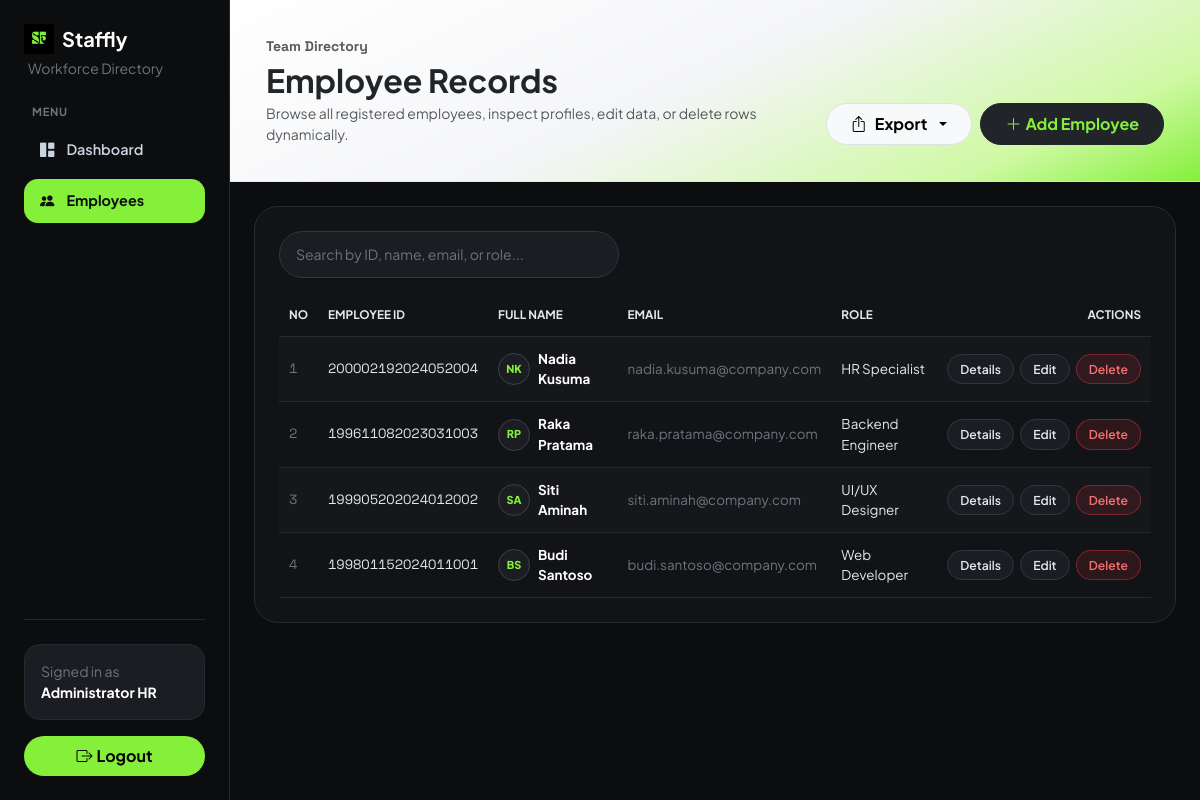
The page /pegawai/index.php (signed in) on the database its author committed.
### tables this page shows
CREATE TABLE employees (
    id INT AUTO_INCREMENT PRIMARY KEY,
    nip VARCHAR(30) UNIQUE NOT NULL,
    nama VARCHAR(100) NOT NULL,
    email VARCHAR(100) NOT NULL,
    jabatan VARCHAR(80) NOT NULL,
    no_telepon VARCHAR(20) NULL,
    foto VARCHAR(255) NULL,
    created_at TIMESTAMP DEFAULT CURRENT_TIMESTAMP
);

### config/koneksi.php (called while the page is built, shortened)
<?php
function e(?string $value): string
{
    return htmlspecialchars($value ?? '', ENT_QUOTES, 'UTF-8');
}
function getInitials(string $fullName): string
{
    $parts = preg_split('/\s+/', trim($fullName)) ?: [];
    $initials = '';
    foreach (array_slice($parts, 0, 2) as $part) {
        $initials .= strtoupper(substr($part, 0, 1));
    }
    return $initials ?: 'ST';
}

### pegawai/index.php (the view, shortened to what this page needs)
<?php
require_once '../config/koneksi.php';
$employees = $pdo->query("SELECT * FROM employees ORDER BY id DESC")->fetchAll();
?>
<!doctype html>
<html lang="en">
<head>
    <link href="https://cdn.jsdelivr.net/npm/bootstrap@5.3.3/dist/css/bootstrap.min.css" rel="stylesheet">
    <link href="https://cdn.jsdelivr.net/npm/bootstrap-icons@1.11.3/font/bootstrap-icons.min.css" rel="stylesheet">
    <link rel="stylesheet" href="../assets/css/style.css?v=7">
</head>
<body>
    <div class="staffly-shell">
        <aside class="staffly-sidebar offcanvas-lg offcanvas-start text-white" tabindex="-1" id="stafflySidebar" aria-labelledby="stafflySidebarLabel">
            <div class="offcanvas-body d-flex flex-column justify-content-between h-100 p-4">
                <div>
                    <a href="../dashboard.php" class="d-none d-lg-flex align-items-center gap-2 text-white text-decoration-none fw-bold fs-5 mb-1">
                        <img src="../assets/images/logo.png" alt="Staffly Logo" class="staffly-logo">
                        <span>Staffly</span>
                    </a>
                    <p class="d-none d-lg-block small text-secondary mb-4 ps-1">Workforce Directory</p>
                    <div class="small text-uppercase fw-bold text-secondary mb-2 px-2" style="font-size: 0.7rem; letter-spacing: 0.06em;">
                        Menu
                    </div>
                    <nav class="d-flex flex-column gap-2">
                        <a href="../dashboard.php" class="sidebar-menu-link">
                            <i class="bi bi-grid-1x2-fill"></i>
                            <span>Dashboard</span>
                        </a>
                        <a href="./index.php" class="sidebar-menu-link active">
                            <i class="bi bi-people-fill"></i>
                            <span>Employees</span>
                        </a>
                    </nav>
                </div>
                <div class="pt-4 border-top border-secondary border-opacity-25">
                    <div class="p-3 rounded-4 mb-3" style="background-color: var(--brand-card); border: 1px solid var(--brand-border);">
                        <div class="small text-secondary">Signed in as</div>
                        <div class="small fw-bold text-white text-truncate">
                            <?= e($_SESSION['nama_lengkap'] ?? 'HR Administrator') ?>
                        </div>
                    </div>
                    <a href="../logout.php" class="btn btn-neon w-100 py-2 text-decoration-none">
                        <i class="bi bi-box-arrow-right me-1"></i>Logout
                    </a>
                </div>
            </div>
        </aside>
        <div class="staffly-main-area">
            <section class="page-hero-banner px-3 px-lg-4">
                <div class="container-fluid" style="max-width: 1140px;">
                    <div class="d-flex flex-column flex-sm-row justify-content-between align-items-sm-end gap-3">
                        <div>
                            <span class="small font-mono-tabular fw-bold text-dark opacity-75 d-block mb-1">Team Directory</span>
                            <h1 class="h2 fw-bold text-dark mb-1">Employee Records</h1>
                            <p class="small text-dark opacity-75 mb-0">
                                Browse all registered employees, inspect profiles, edit data, or delete rows dynamically.
                            </p>
                        </div>
                        <div class="d-flex gap-2 flex-shrink-0">
                            <div class="dropdown">
                                <button class="btn btn-light rounded-pill px-4 py-2 small fw-bold border d-flex align-items-center gap-2 dropdown-toggle"
                                        type="button" data-bs-toggle="dropdown" aria-expanded="false">
                                    <i class="bi bi-box-arrow-up"></i> Export
                                </button>
                            </div>
                            <a href="./tambah.php" class="btn btn-dark rounded-pill px-4 py-2 text-decoration-none small fw-bold" style="color: #84f03a;">
                                <i class="bi bi-plus-lg me-1"></i>Add Employee
                            </a>
                        </div>
                    </div>
                </div>
            </section>
            <main class="container-fluid px-3 px-lg-4 py-4 flex-grow-1" style="max-width: 1140px;">
                <div class="staffly-panel p-3 p-lg-4">
                    <div class="mb-3" style="max-width: 340px;">
                        <input type="search" id="searchEmployee" class="form-control staffly-input rounded-pill" placeholder="Search by ID, name, email, or role...">
                    </div>
                    <div class="table-responsive">
                        <table class="table staffly-table table-striped table-hover align-middle mb-0">
                            <thead>
                                <tr class="small text-secondary text-uppercase">
                                    <th>No</th>
                                    <th>Employee ID</th>
                                    <th>Full Name</th>
                                    <th>Email</th>
                                    <th>Role</th>
                                    <th class="text-end">Actions</th>
                                </tr>
                            </thead>
                            <tbody id="employeeTableBody">
                                <?php if (empty($employees)): ?>
                                    <tr>
                                        <td colspan="6" class="text-center py-5 text-secondary">No employee records found.</td>
                                    </tr>
                                <?php else: ?>
                                    <?php foreach ($employees as $idx => $emp): ?>
                                        <tr data-row>
                                            <td class="font-mono-tabular text-secondary"><?= $idx + 1 ?></td>
                                            <td class="font-mono-tabular text-nowrap"><?= e($emp['nip']) ?></td>
                                            <td class="fw-bold text-white">
                                                <div class="d-flex align-items-center gap-2">
                                                    <?php if (!empty($emp['foto'])): ?>
                                                        <img src="../assets/images/employees/<?= e($emp['foto']) ?>" alt="<?= e($emp['nama']) ?>" class="avatar-circle">
                                                    <?php else: ?>
                                                        <span class="avatar-initials"><?= e(getInitials($emp['nama'])) ?></span>
                                                    <?php endif; ?>
                                                    <span><?= e($emp['nama']) ?></span>
                                                </div>
                                            </td>
                                            <td class="text-secondary"><?= e($emp['email']) ?></td>
                                            <td><?= e($emp['jabatan']) ?></td>
                                            <td class="text-end text-nowrap">
                                                <a href="./detail.php?id=<?= (int) $emp['id'] ?>" class="btn btn-action-neutral me-1">Details</a>
                                                <a href="./edit.php?id=<?= (int) $emp['id'] ?>" class="btn btn-action-neutral me-1">Edit</a>
                                                <button type="button"
                                                        class="btn btn-action-delete btn-delete-employee"
                                                        data-id="<?= (int) $emp['id'] ?>"
                                                        data-name="<?= e($emp['nama']) ?>"
                                                        data-nip="<?= e($emp['nip']) ?>">
                                                    Delete
                                                </button>
                                            </td>
                                        </tr>
                                    <?php endforeach; ?>
                                <?php endif; ?>
                            </tbody>
                        </table>
                    </div>
                </div>
            </main>
        </div>
    </div>
</body>
</html>

### assets/css/style.css (style rules this page uses)
:root { --brand-black: #0c0d0e; --brand-dark: #141518; --brand-panel: #121316; --brand-card: #1b1d22; --brand-border: #272a30; --brand-neon: #84f03a; --brand-neon-dark: #6ccd26; --hero-light: #f4f5f7; }
*, *::before, *::after { box-sizing: border-box; }
body { background-color: var(--brand-black); color: #e5e7eb; font-family: 'Plus Jakarta Sans', ui-sans-serif, system-ui, -apple-system, sans-serif; min-height: 100vh; display: flex; flex-direction: column; overflow-x: hidden; -webkit-font-smoothing: antialiased; -moz-osx-font-smoothing: grayscale; }
.font-mono-tabular { font-family: 'Space Grotesk', ui-monospace, monospace; font-variant-numeric: tabular-nums; }
.staffly-logo { height: 1.5em; width: auto; object-fit: contain; display: inline-block; flex-shrink: 0; vertical-align: middle; }
.staffly-panel { background-color: var(--brand-panel); border: 1px solid var(--brand-border); border-radius: 24px; }
.btn-neon { background-color: var(--brand-neon); color: #000000; font-weight: 700; border-radius: 9999px; border: none; transition: background-color 0.2s ease, transform 0.2s ease; }
.staffly-input { background-color: var(--brand-card); border: 1px solid #32363e; color: #ffffff; border-radius: 16px; padding: 12px 16px; font-size: 0.875rem; }
.staffly-input::placeholder { color: #71717a; }
.staffly-table { --bs-table-bg: transparent; --bs-table-color: #e5e7eb; --bs-table-border-color: #262930; --bs-table-hover-bg: #191b21; --bs-table-hover-color: #ffffff; --bs-table-striped-bg: rgba(255, 255, 255, 0.015); --bs-table-striped-color: #e5e7eb; }
.avatar-initials { width: 36px; height: 36px; border-radius: 9999px; background-color: var(--brand-card); border: 1px solid #3f3f46; color: var(--brand-neon); font-size: 0.72rem; font-weight: 800; display: inline-flex; align-items: center; justify-content: center; flex-shrink: 0; }

### pegawai/index.php (style rules this page uses)
:root { --brand-black: #0c0d0e; --brand-dark: #141518; --brand-panel: #121316; --brand-card: #1b1d22; --brand-border: #272a30; --brand-neon: #84f03a; --brand-neon-dark: #6ccd26; --hero-light: #f4f5f7; }
body { background-color: var(--brand-black) !important; color: #e5e7eb; }
.staffly-panel { background-color: var(--brand-panel) !important; border: 1px solid var(--brand-border) !important; }
.staffly-input { background-color: var(--brand-card) !important; border: 1px solid #32363e !important; color: #ffffff !important; }
.staffly-shell { display: flex; min-height: 100vh; width: 100%; }
.staffly-sidebar { width: 230px; flex-shrink: 0; background-color: var(--brand-panel); border-right: 1px solid var(--brand-border); }
.staffly-main-area { flex: 1 1 auto; min-width: 0; display: flex; flex-direction: column; }
@media (min-width: 992px) { .staffly-sidebar { position: sticky; top: 0; height: 100vh; } }
.sidebar-menu-link { display: flex; align-items: center; gap: 12px; padding: 11px 16px; border-radius: 14px; color: #cbd5e1; font-size: 0.9rem; font-weight: 600; text-decoration: none; transition: background-color 0.2s ease, color 0.2s ease; }
.sidebar-menu-link.active { background-color: var(--brand-neon); color: #0c0d0e; font-weight: 700; }
.page-hero-banner { background: linear-gradient( 155deg, #ffffff 0%, #f4f5f7 48%, #cff9a4 82%, #84f03a 100% ); color: #171717; border-radius: 0; border-bottom: 1px solid rgba(0, 0, 0, 0.08); padding: 36px 0; }
.staffly-table { --bs-table-bg: transparent; --bs-table-color: #e5e7eb; --bs-table-border-color: #262930; --bs-table-hover-bg: #191b21; --bs-table-hover-color: #ffffff; --bs-table-striped-bg: rgba(255, 255, 255, 0.015); --bs-table-striped-color: #e5e7eb; font-size: 0.84rem; }
.staffly-table th, .staffly-table td { padding: 12px 10px; }
.avatar-circle, .avatar-initials { width: 32px; height: 32px; font-size: 0.68rem; }
.btn-action-neutral { background-color: var(--brand-card); border: 1px solid #32363e; color: #e5e7eb; font-size: 0.76rem; font-weight: 600; border-radius: 9999px; padding: 5px 12px; text-decoration: none; transition: border-color 0.2s ease, color 0.2s ease, background-color 0.2s ease; }
.btn-action-delete { background-color: rgba(220, 53, 69, 0.14); border: 1px solid rgba(220, 53, 69, 0.45); color: #f87171; font-size: 0.76rem; font-weight: 600; border-radius: 9999px; padding: 5px 12px; transition: background-color 0.2s ease, color 0.2s ease, border-color 0.2s ease; }

### rows shown on the page
employees: nip "200002192024052004", nama "NK", nama "Nadia Kusuma", email "nadia.kusuma@company.com", jabatan "HR Specialist"
employees: nip "199611082023031003", nama "RP", nama "Raka Pratama", email "raka.pratama@company.com", jabatan "Backend Engineer"
employees: nip "199905202024012002", nama "SA", nama "Siti Aminah", email "siti.aminah@company.com", jabatan "UI/UX Designer"
employees: nip "199801152024011001", nama "BS", nama "Budi Santoso", email "budi.santoso@company.com", jabatan "Web Developer"

### other values the page prints
$_SESSION['nama_lengkap'] "Administrator HR"
